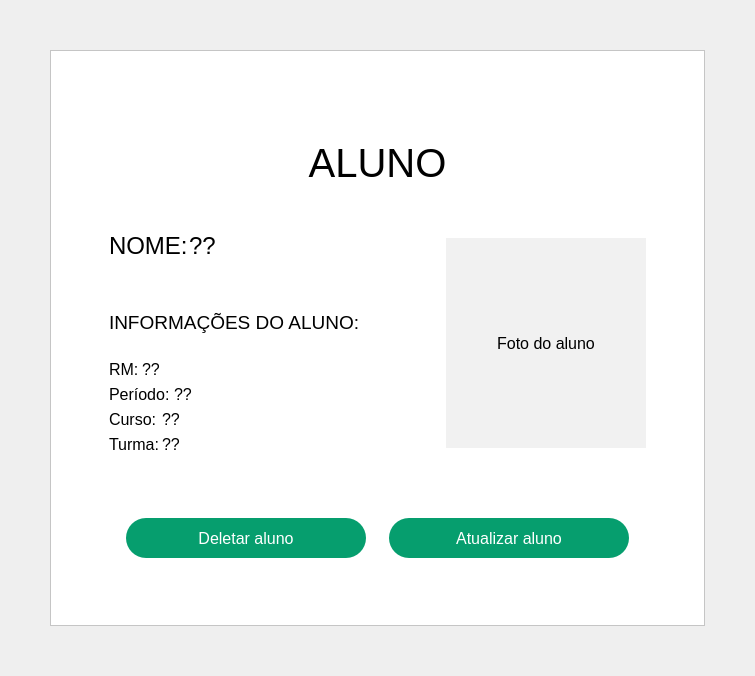
         <widget class="QWidget" name="pg_DadosAluno">
          <layout class="QGridLayout" name="gridLayout_18">
           <property name="leftMargin">
            <number>50</number>
           </property>
           <property name="topMargin">
            <number>50</number>
           </property>
           <property name="rightMargin">
            <number>50</number>
           </property>
           <property name="bottomMargin">
            <number>50</number>
           </property>
           <property name="spacing">
            <number>0</number>
           </property>
           <item row="0" column="0">
            <widget class="QFrame" name="frame_9">
             <property name="styleSheet">
              <string notr="true">background-color: rgb(255, 255, 255);</string>
             </property>
             <property name="frameShape">
              <enum>QFrame::StyledPanel</enum>
             </property>
             <property name="frameShadow">
              <enum>QFrame::Raised</enum>
             </property>
             <layout class="QGridLayout" name="gridLayout_19">
              <item row="0" column="0">
               <widget class="QWidget" name="widget_14" native="true">
                <layout class="QGridLayout" name="gridLayout_20">
                 <property name="leftMargin">
                  <number>40</number>
                 </property>
                 <property name="topMargin">
                  <number>80</number>
                 </property>
                 <property name="rightMargin">
                  <number>40</number>
                 </property>
                 <item row="0" column="0">
                  <widget class="QLabel" name="label_40">
                   <property name="maximumSize">
                    <size>
                     <width>16777215</width>
                     <height>50</height>
                    </size>
                   </property>
                   <property name="font">
                    <font>
                     <family>Arial</family>
                     <pointsize>30</pointsize>
                    </font>
                   </property>
                   <property name="text">
                    <string>ALUNO</string>
                   </property>
                   <property name="alignment">
                    <set>Qt::AlignCenter</set>
                   </property>
                  </widget>
                 </item>
                 <item row="3" column="0">
                  <widget class="QWidget" name="widget_18" native="true">
                   <property name="layoutDirection">
                    <enum>Qt::LeftToRight</enum>
                   </property>
                   <layout class="QHBoxLayout" name="horizontalLayout_28">
                    <item>
                     <widget class="QPushButton" name="btnDeletarAluno_PgAtualizar_2">
                      <property name="minimumSize">
                       <size>
                        <width>240</width>
                        <height>40</height>
                       </size>
                      </property>
                      <property name="maximumSize">
                       <size>
                        <width>240</width>
                        <height>16777215</height>
                       </size>
                      </property>
                      <property name="font">
                       <font>
                        <family>Arial</family>
                        <pointsize>12</pointsize>
                       </font>
                      </property>
                      <property name="styleSheet">
                       <string notr="true">QPushButton{
	background-color:#069E6E;
	color:#ffffff;
	border-radius:20px;
}

QPushButton:hover{
	background-color:#047b55;
}

QPushButton:pressed{
	background-color: rgb(2, 45, 29);
}

QPushButton:checked{
	background-color:  rgb(2, 45, 29);
}

</string>
                      </property>
                      <property name="text">
                       <string>Deletar aluno</string>
                      </property>
                      <property name="icon">
                       <iconset resource="../imagens/imagens_usadas.qrc">
                        <normaloff>:/imagens/imgBtnDeletar.png</normaloff>:/imagens/imgBtnDeletar.png</iconset>
                      </property>
                      <property name="iconSize">
                       <size>
                        <width>30</width>
                        <height>30</height>
                       </size>
                      </property>
                     </widget>
                    </item>
                    <item>
                     <widget class="QPushButton" name="btnAtualizarAluno_PgAtualizar_2">
                      <property name="minimumSize">
                       <size>
                        <width>240</width>
                        <height>40</height>
                       </size>
                      </property>
                      <property name="maximumSize">
                       <size>
                        <width>240</width>
                        <height>16777215</height>
                       </size>
                      </property>
                      <property name="font">
                       <font>
                        <family>Arial</family>
                        <pointsize>12</pointsize>
                       </font>
                      </property>
                      <property name="styleSheet">
                       <string notr="true">QPushButton{
	background-color:#069E6E;
	color:#ffffff;
	border-radius:20px;
}

QPushButton:hover{
	background-color:#047b55;
}

QPushButton:pressed{
	background-color: rgb(2, 45, 29);
}

QPushButton:checked{
	background-color:  rgb(2, 45, 29);
}

</string>
                      </property>
                      <property name="text">
                       <string>Atualizar aluno</string>
                      </property>
                      <property name="icon">
                       <iconset resource="../imagens/imagens_usadas.qrc">
                        <normaloff>:/imagens/imgBtnAtualizar.png</normaloff>:/imagens/imgBtnAtualizar.png</iconset>
                      </property>
                      <property name="iconSize">
                       <size>
                        <width>36</width>
                        <height>36</height>
                       </size>
                      </property>
                     </widget>
                    </item>
                   </layout>
                  </widget>
                 </item>
                 <item row="1" column="0">
                  <widget class="QWidget" name="widget_19" native="true">
                   <layout class="QHBoxLayout" name="horizontalLayout_27">
                    <property name="topMargin">
                     <number>40</number>
                    </property>
                    <item>
                     <layout class="QVBoxLayout" name="verticalLayout_21">
                      <item>
                       <layout class="QHBoxLayout" name="horizontalLayout_17">
                        <property name="spacing">
                         <number>0</number>
                        </property>
                        <property name="bottomMargin">
                         <number>45</number>
                        </property>
                        <item>
                         <widget class="QLabel" name="label_43">
                          <property name="maximumSize">
                           <size>
                            <width>80</width>
                            <height>16777215</height>
                           </size>
                          </property>
                          <property name="font">
                           <font>
                            <family>Arial</family>
                            <pointsize>18</pointsize>
                           </font>
                          </property>
                          <property name="text">
                           <string>NOME:</string>
                          </property>
                         </widget>
                        </item>
                        <item>
                         <widget class="QLabel" name="lbl_Nome_PgDadosAluno">
                          <property name="font">
                           <font>
                            <family>Arial</family>
                            <pointsize>18</pointsize>
                           </font>
                          </property>
                          <property name="text">
                           <string>??</string>
                          </property>
                         </widget>
                        </item>
                       </layout>
                      </item>
                      <item>
                       <widget class="QLabel" name="label_47">
                        <property name="font">
                         <font>
                          <family>Arial</family>
                          <pointsize>14</pointsize>
                         </font>
                        </property>
                        <property name="text">
                         <string>INFORMAÇÕES DO ALUNO:</string>
                        </property>
                       </widget>
                      </item>
                      <item>
                       <layout class="QHBoxLayout" name="horizontalLayout_18">
                        <property name="spacing">
                         <number>3</number>
                        </property>
                        <property name="topMargin">
                         <number>20</number>
                        </property>
                        <item>
                         <widget class="QLabel" name="label_44">
                          <property name="maximumSize">
                           <size>
                            <width>30</width>
                            <height>16777215</height>
                           </size>
                          </property>
                          <property name="font">
                           <font>
                            <family>Arial</family>
                            <pointsize>12</pointsize>
                           </font>
                          </property>
                          <property name="text">
                           <string>RM:</string>
                          </property>
                         </widget>
                        </item>
                        <item>
                         <widget class="QLabel" name="lbl_Rm_PgDadosAluno">
                          <property name="font">
                           <font>
                            <family>Arial</family>
                            <pointsize>12</pointsize>
                           </font>
                          </property>
                          <property name="text">
                           <string>??</string>
                          </property>
                         </widget>
                        </item>
                       </layout>
                      </item>
                      <item>
                       <layout class="QHBoxLayout" name="horizontalLayout_24">
                        <property name="spacing">
                         <number>3</number>
                        </property>
                        <item>
                         <widget class="QLabel" name="label_45">
                          <property name="maximumSize">
                           <size>
                            <width>62</width>
                            <height>16777215</height>
                           </size>
                          </property>
                          <property name="font">
                           <font>
                            <family>Arial</family>
                            <pointsize>12</pointsize>
                           </font>
                          </property>
                          <property name="text">
                           <string>Período:</string>
                          </property>
                         </widget>
                        </item>
                        <item>
                         <widget class="QLabel" name="lbl_Periodo_PgDadosAluno">
                          <property name="font">
                           <font>
                            <family>Arial</family>
                            <pointsize>12</pointsize>
                           </font>
                          </property>
                          <property name="text">
                           <string>??</string>
                          </property>
                         </widget>
                        </item>
                       </layout>
                      </item>
                      <item>
                       <layout class="QHBoxLayout" name="horizontalLayout_25">
                        <property name="spacing">
                         <number>3</number>
                        </property>
                        <item>
                         <widget class="QLabel" name="label_41">
                          <property name="maximumSize">
                           <size>
                            <width>50</width>
                            <height>16777215</height>
                           </size>
                          </property>
                          <property name="font">
                           <font>
                            <family>Arial</family>
                            <pointsize>12</pointsize>
                           </font>
                          </property>
                          <property name="text">
                           <string>Curso:</string>
                          </property>
                         </widget>
                        </item>
                        <item>
                         <widget class="QLabel" name="lbl_NomeCurso_PgDadosAluno">
                          <property name="font">
                           <font>
                            <family>Arial</family>
                            <pointsize>12</pointsize>
                           </font>
                          </property>
                          <property name="text">
                           <string>??</string>
                          </property>
                         </widget>
                        </item>
                       </layout>
                      </item>
                      <item>
                       <layout class="QHBoxLayout" name="horizontalLayout_26">
                        <property name="spacing">
                         <number>3</number>
                        </property>
                        <item>
                         <widget class="QLabel" name="label_42">
                          <property name="maximumSize">
                           <size>
                            <width>50</width>
                            <height>16777215</height>
                           </size>
                          </property>
                          <property name="font">
                           <font>
                            <family>Arial</family>
                            <pointsize>12</pointsize>
                           </font>
                          </property>
                          <property name="text">
                           <string>Turma:</string>
                          </property>
                         </widget>
                        </item>
                        <item>
                         <widget class="QLabel" name="lbl_Turma_PgDadosAluno">
                          <property name="font">
                           <font>
                            <family>Arial</family>
                            <pointsize>12</pointsize>
                           </font>
                          </property>
                          <property name="text">
                           <string>??</string>
                          </property>
                         </widget>
                        </item>
                       </layout>
                      </item>
                     </layout>
                    </item>
                    <item>
                     <spacer name="horizontalSpacer_28">
                      <property name="orientation">
                       <enum>Qt::Horizontal</enum>
                      </property>
                      <property name="sizeHint" stdset="0">
                       <size>
                        <width>40</width>
                        <height>20</height>
                       </size>
                      </property>
                     </spacer>
                    </item>
                    <item>
                     <spacer name="horizontalSpacer_27">
                      <property name="orientation">
                       <enum>Qt::Horizontal</enum>
                      </property>
                      <property name="sizeHint" stdset="0">
                       <size>
                        <width>40</width>
                        <height>20</height>
                       </size>
                      </property>
                     </spacer>
                    </item>
                    <item>
                     <widget class="QLabel" name="lbl_ImgAluno_PgDadosAluno">
                      <property name="minimumSize">
                       <size>
                        <width>200</width>
                        <height>210</height>
                       </size>
                      </property>
                      <property name="maximumSize">
                       <size>
                        <width>200</width>
                        <height>210</height>
                       </size>
                      </property>
                      <property name="font">
                       <font>
                        <family>Arial</family>
                        <pointsize>12</pointsize>
                       </font>
                      </property>
                      <property name="styleSheet">
                       <string notr="true">background-color: rgb(241, 241, 241);</string>
                      </property>
                      <property name="text">
                       <string>Foto do aluno</string>
                      </property>
                      <property name="alignment">
                       <set>Qt::AlignCenter</set>
                      </property>
                     </widget>
                    </item>
                   </layout>
                  </widget>
                 </item>
                 <item row="2" column="0">
                  <spacer name="verticalSpacer_28">
                   <property name="orientation">
                    <enum>Qt::Vertical</enum>
                   </property>
                   <property name="sizeHint" stdset="0">
                    <size>
                     <width>20</width>
                     <height>40</height>
                    </size>
                   </property>
                  </spacer>
                 </item>
                 <item row="4" column="0">
                  <spacer name="verticalSpacer_29">
                   <property name="orientation">
                    <enum>Qt::Vertical</enum>
                   </property>
                   <property name="sizeHint" stdset="0">
                    <size>
                     <width>20</width>
                     <height>40</height>
                    </size>
                   </property>
                  </spacer>
                 </item>
                </layout>
                <zorder>widget_18</zorder>
                <zorder>widget_19</zorder>
                <zorder>label_40</zorder>
                <zorder>verticalSpacer_28</zorder>
                <zorder>verticalSpacer_29</zorder>
               </widget>
              </item>
             </layout>
            </widget>
           </item>
          </layout>
         </widget>
